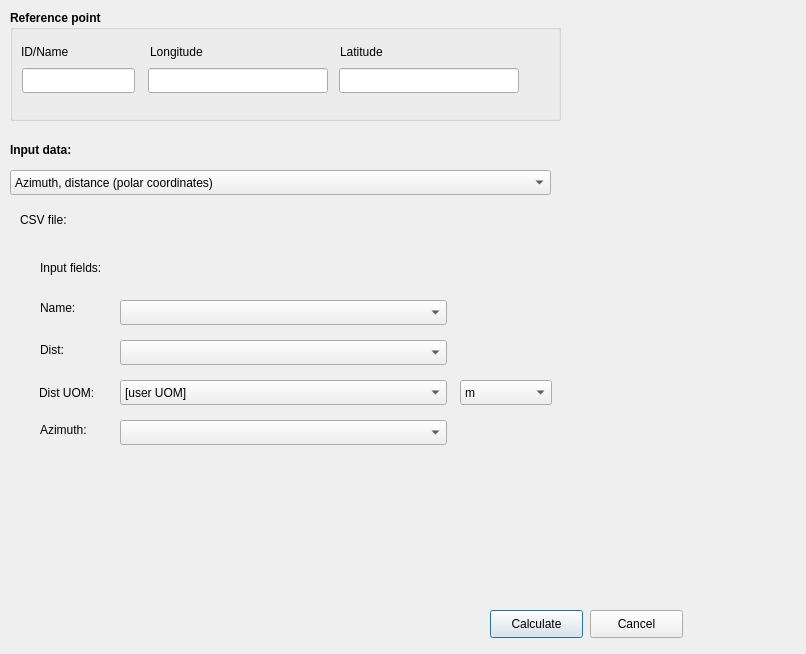
<?xml version="1.0" encoding="UTF-8"?>
<ui version="4.0">
 <class>AviationLonLatCalculatorDialogBase</class>
 <widget class="QDialog" name="AviationLonLatCalculatorDialogBase">
  <property name="geometry">
   <rect>
    <x>0</x>
    <y>0</y>
    <width>806</width>
    <height>654</height>
   </rect>
  </property>
  <property name="windowTitle">
   <string>AviationLonLatCalculator</string>
  </property>
  <widget class="QGroupBox" name="groupBox">
   <property name="geometry">
    <rect>
     <x>10</x>
     <y>10</y>
     <width>551</width>
     <height>111</height>
    </rect>
   </property>
   <property name="font">
    <font>
     <weight>75</weight>
     <bold>true</bold>
    </font>
   </property>
   <property name="title">
    <string>Reference point</string>
   </property>
   <widget class="QLineEdit" name="lineEditReferenceID">
    <property name="geometry">
     <rect>
      <x>12</x>
      <y>58</y>
      <width>113</width>
      <height>25</height>
     </rect>
    </property>
    <property name="font">
     <font>
      <weight>50</weight>
      <bold>false</bold>
     </font>
    </property>
   </widget>
   <widget class="QLineEdit" name="lineEditReferenceLongitude">
    <property name="geometry">
     <rect>
      <x>138</x>
      <y>58</y>
      <width>180</width>
      <height>25</height>
     </rect>
    </property>
    <property name="font">
     <font>
      <weight>50</weight>
      <bold>false</bold>
     </font>
    </property>
   </widget>
   <widget class="QLabel" name="labelRefID">
    <property name="geometry">
     <rect>
      <x>11</x>
      <y>32</y>
      <width>68</width>
      <height>19</height>
     </rect>
    </property>
    <property name="font">
     <font>
      <weight>50</weight>
      <bold>false</bold>
     </font>
    </property>
    <property name="text">
     <string>ID/Name</string>
    </property>
   </widget>
   <widget class="QLabel" name="labelRefLon">
    <property name="geometry">
     <rect>
      <x>140</x>
      <y>32</y>
      <width>87</width>
      <height>19</height>
     </rect>
    </property>
    <property name="font">
     <font>
      <weight>50</weight>
      <bold>false</bold>
     </font>
    </property>
    <property name="text">
     <string>Longitude</string>
    </property>
   </widget>
   <widget class="QLineEdit" name="lineEditReferenceLatitude">
    <property name="geometry">
     <rect>
      <x>329</x>
      <y>58</y>
      <width>180</width>
      <height>25</height>
     </rect>
    </property>
    <property name="font">
     <font>
      <weight>50</weight>
      <bold>false</bold>
     </font>
    </property>
   </widget>
   <widget class="QLabel" name="labelRefLat">
    <property name="geometry">
     <rect>
      <x>330</x>
      <y>32</y>
      <width>68</width>
      <height>19</height>
     </rect>
    </property>
    <property name="font">
     <font>
      <weight>50</weight>
      <bold>false</bold>
     </font>
    </property>
    <property name="text">
     <string>Latitude</string>
    </property>
   </widget>
  </widget>
  <widget class="QLabel" name="labelInputData">
   <property name="geometry">
    <rect>
     <x>10</x>
     <y>140</y>
     <width>129</width>
     <height>19</height>
    </rect>
   </property>
   <property name="font">
    <font>
     <weight>75</weight>
     <bold>true</bold>
    </font>
   </property>
   <property name="text">
    <string>Input data:</string>
   </property>
  </widget>
  <widget class="QComboBox" name="comboBoxInputDataMode">
   <property name="geometry">
    <rect>
     <x>10</x>
     <y>170</y>
     <width>541</width>
     <height>25</height>
    </rect>
   </property>
   <item>
    <property name="text">
     <string>Azimuth, distance (polar coordinates)</string>
    </property>
   </item>
   <item>
    <property name="text">
     <string>Azimuth, distance, offset</string>
    </property>
   </item>
   <item>
    <property name="text">
     <string>Local Cartesian</string>
    </property>
   </item>
   <item>
    <property name="text">
     <string>CSV - Azimuth, distance</string>
    </property>
   </item>
   <item>
    <property name="text">
     <string>CSV - Azimuth, distance, offset</string>
    </property>
   </item>
   <item>
    <property name="text">
     <string>CSV - Local Cartesian</string>
    </property>
   </item>
  </widget>
  <widget class="QStackedWidget" name="stackedWidgetInputData">
   <property name="geometry">
    <rect>
     <x>20</x>
     <y>240</y>
     <width>691</width>
     <height>341</height>
    </rect>
   </property>
   <property name="currentIndex">
    <number>3</number>
   </property>
   <widget class="QWidget" name="page">
    <widget class="QLineEdit" name="lineEditPolarPointCalculatedPointID">
     <property name="geometry">
      <rect>
       <x>135</x>
       <y>21</y>
       <width>113</width>
       <height>25</height>
      </rect>
     </property>
    </widget>
    <widget class="QLineEdit" name="lineEditPolarPointDistanceValue">
     <property name="geometry">
      <rect>
       <x>136</x>
       <y>54</y>
       <width>113</width>
       <height>25</height>
      </rect>
     </property>
    </widget>
    <widget class="QLineEdit" name="lineEditPolarPointAzimuth">
     <property name="geometry">
      <rect>
       <x>136</x>
       <y>89</y>
       <width>113</width>
       <height>25</height>
      </rect>
     </property>
    </widget>
    <widget class="QLabel" name="label">
     <property name="geometry">
      <rect>
       <x>21</x>
       <y>27</y>
       <width>68</width>
       <height>19</height>
      </rect>
     </property>
     <property name="text">
      <string>Calc. ID</string>
     </property>
    </widget>
    <widget class="QLabel" name="label_2">
     <property name="geometry">
      <rect>
       <x>21</x>
       <y>59</y>
       <width>68</width>
       <height>19</height>
      </rect>
     </property>
     <property name="text">
      <string>Distance</string>
     </property>
    </widget>
    <widget class="QLabel" name="label_3">
     <property name="geometry">
      <rect>
       <x>22</x>
       <y>91</y>
       <width>68</width>
       <height>19</height>
      </rect>
     </property>
     <property name="text">
      <string>Azimuth</string>
     </property>
    </widget>
    <widget class="QComboBox" name="comboBoxPolarPointDistanceUOM">
     <property name="geometry">
      <rect>
       <x>263</x>
       <y>56</y>
       <width>92</width>
       <height>25</height>
      </rect>
     </property>
     <item>
      <property name="text">
       <string>m</string>
      </property>
     </item>
     <item>
      <property name="text">
       <string>km</string>
      </property>
     </item>
     <item>
      <property name="text">
       <string>NM</string>
      </property>
     </item>
     <item>
      <property name="text">
       <string>feet</string>
      </property>
     </item>
     <item>
      <property name="text">
       <string>SM</string>
      </property>
     </item>
    </widget>
   </widget>
   <widget class="QWidget" name="page_2">
    <widget class="QLabel" name="label_4">
     <property name="geometry">
      <rect>
       <x>24</x>
       <y>50</y>
       <width>68</width>
       <height>19</height>
      </rect>
     </property>
     <property name="text">
      <string>Distance</string>
     </property>
    </widget>
    <widget class="QLineEdit" name="lineEditAdoPointDistanceValue">
     <property name="geometry">
      <rect>
       <x>139</x>
       <y>45</y>
       <width>113</width>
       <height>25</height>
      </rect>
     </property>
    </widget>
    <widget class="QLabel" name="label_5">
     <property name="geometry">
      <rect>
       <x>25</x>
       <y>82</y>
       <width>68</width>
       <height>19</height>
      </rect>
     </property>
     <property name="text">
      <string>Azimuth</string>
     </property>
    </widget>
    <widget class="QLineEdit" name="lineEditAdoPointAzimuth">
     <property name="geometry">
      <rect>
       <x>139</x>
       <y>80</y>
       <width>113</width>
       <height>25</height>
      </rect>
     </property>
    </widget>
    <widget class="QLabel" name="label_6">
     <property name="geometry">
      <rect>
       <x>24</x>
       <y>18</y>
       <width>68</width>
       <height>19</height>
      </rect>
     </property>
     <property name="text">
      <string>Calc. ID</string>
     </property>
    </widget>
    <widget class="QComboBox" name="comboBoxAdoPointDistanceUOM">
     <property name="geometry">
      <rect>
       <x>266</x>
       <y>47</y>
       <width>92</width>
       <height>25</height>
      </rect>
     </property>
     <item>
      <property name="text">
       <string>m</string>
      </property>
     </item>
     <item>
      <property name="text">
       <string>km</string>
      </property>
     </item>
     <item>
      <property name="text">
       <string>NM</string>
      </property>
     </item>
     <item>
      <property name="text">
       <string>feet</string>
      </property>
     </item>
     <item>
      <property name="text">
       <string>SM</string>
      </property>
     </item>
    </widget>
    <widget class="QLineEdit" name="lineEditAdoPointCalculatedPointID">
     <property name="geometry">
      <rect>
       <x>138</x>
       <y>12</y>
       <width>113</width>
       <height>25</height>
      </rect>
     </property>
    </widget>
    <widget class="QLabel" name="label_7">
     <property name="geometry">
      <rect>
       <x>22</x>
       <y>121</y>
       <width>99</width>
       <height>19</height>
      </rect>
     </property>
     <property name="text">
      <string>Offsed side</string>
     </property>
    </widget>
    <widget class="QComboBox" name="comboBoxAdoPointOffsetSide">
     <property name="geometry">
      <rect>
       <x>140</x>
       <y>120</y>
       <width>116</width>
       <height>25</height>
      </rect>
     </property>
     <item>
      <property name="text">
       <string>LEFT</string>
      </property>
     </item>
     <item>
      <property name="text">
       <string>RIGHT</string>
      </property>
     </item>
    </widget>
    <widget class="QLineEdit" name="lineEditAdoPointOffsetDistanceValue">
     <property name="geometry">
      <rect>
       <x>138</x>
       <y>160</y>
       <width>113</width>
       <height>25</height>
      </rect>
     </property>
    </widget>
    <widget class="QComboBox" name="comboBoxAdoPointOffsetDistanceUOM">
     <property name="geometry">
      <rect>
       <x>265</x>
       <y>162</y>
       <width>92</width>
       <height>25</height>
      </rect>
     </property>
     <item>
      <property name="text">
       <string>m</string>
      </property>
     </item>
     <item>
      <property name="text">
       <string>km</string>
      </property>
     </item>
     <item>
      <property name="text">
       <string>NM</string>
      </property>
     </item>
     <item>
      <property name="text">
       <string>feet</string>
      </property>
     </item>
     <item>
      <property name="text">
       <string>SM</string>
      </property>
     </item>
    </widget>
    <widget class="QLabel" name="label_8">
     <property name="geometry">
      <rect>
       <x>23</x>
       <y>165</y>
       <width>102</width>
       <height>19</height>
      </rect>
     </property>
     <property name="text">
      <string>Offset distance</string>
     </property>
    </widget>
   </widget>
   <widget class="QWidget" name="page_3">
    <widget class="QGroupBox" name="groupBox_2">
     <property name="geometry">
      <rect>
       <x>11</x>
       <y>16</y>
       <width>531</width>
       <height>101</height>
      </rect>
     </property>
     <property name="title">
      <string>Axes definition</string>
     </property>
     <widget class="QLabel" name="label_9">
      <property name="geometry">
       <rect>
        <x>20</x>
        <y>30</y>
        <width>191</width>
        <height>21</height>
       </rect>
      </property>
      <property name="text">
       <string>X axis azimuth/bearing</string>
      </property>
     </widget>
     <widget class="QLineEdit" name="lineEditCartersianPointXAxisBearing">
      <property name="geometry">
       <rect>
        <x>200</x>
        <y>30</y>
        <width>113</width>
        <height>27</height>
       </rect>
      </property>
     </widget>
     <widget class="QLabel" name="label_10">
      <property name="geometry">
       <rect>
        <x>20</x>
        <y>60</y>
        <width>161</width>
        <height>21</height>
       </rect>
      </property>
      <property name="text">
       <string>Y axis orientation</string>
      </property>
     </widget>
     <widget class="QComboBox" name="comboBoxCartesianPointYAxisOrientation">
      <property name="geometry">
       <rect>
        <x>200</x>
        <y>60</y>
        <width>92</width>
        <height>27</height>
       </rect>
      </property>
      <item>
       <property name="text">
        <string>LEFT</string>
       </property>
      </item>
      <item>
       <property name="text">
        <string>RIGHT</string>
       </property>
      </item>
     </widget>
    </widget>
    <widget class="QGroupBox" name="gbSecondPoint">
     <property name="geometry">
      <rect>
       <x>9</x>
       <y>130</y>
       <width>551</width>
       <height>146</height>
      </rect>
     </property>
     <property name="title">
      <string>End point</string>
     </property>
     <property name="flat">
      <bool>true</bool>
     </property>
     <widget class="QLabel" name="lbEpX">
      <property name="geometry">
       <rect>
        <x>40</x>
        <y>70</y>
        <width>51</width>
        <height>21</height>
       </rect>
      </property>
      <property name="text">
       <string>X</string>
      </property>
     </widget>
     <widget class="QLineEdit" name="lineEditCartesianPointAxisXValue">
      <property name="geometry">
       <rect>
        <x>120</x>
        <y>70</y>
        <width>151</width>
        <height>27</height>
       </rect>
      </property>
     </widget>
     <widget class="QComboBox" name="comboBoxCartesianPointAxisXUOM">
      <property name="geometry">
       <rect>
        <x>280</x>
        <y>70</y>
        <width>92</width>
        <height>27</height>
       </rect>
      </property>
      <item>
       <property name="text">
        <string>m</string>
       </property>
      </item>
      <item>
       <property name="text">
        <string>KM</string>
       </property>
      </item>
      <item>
       <property name="text">
        <string>NM</string>
       </property>
      </item>
      <item>
       <property name="text">
        <string>feet</string>
       </property>
      </item>
      <item>
       <property name="text">
        <string>SM</string>
       </property>
      </item>
     </widget>
     <widget class="QLabel" name="lbEpY">
      <property name="geometry">
       <rect>
        <x>40</x>
        <y>100</y>
        <width>51</width>
        <height>21</height>
       </rect>
      </property>
      <property name="text">
       <string>Y</string>
      </property>
     </widget>
     <widget class="QLineEdit" name="lineEditCartesianPointAxisYValue">
      <property name="geometry">
       <rect>
        <x>120</x>
        <y>100</y>
        <width>151</width>
        <height>27</height>
       </rect>
      </property>
     </widget>
     <widget class="QComboBox" name="comboBoxCartesianPointAxisYUOM">
      <property name="geometry">
       <rect>
        <x>280</x>
        <y>100</y>
        <width>92</width>
        <height>27</height>
       </rect>
      </property>
      <item>
       <property name="text">
        <string>m</string>
       </property>
      </item>
      <item>
       <property name="text">
        <string>KM</string>
       </property>
      </item>
      <item>
       <property name="text">
        <string>NM</string>
       </property>
      </item>
      <item>
       <property name="text">
        <string>feet</string>
       </property>
      </item>
      <item>
       <property name="text">
        <string>SM</string>
       </property>
      </item>
     </widget>
     <widget class="QLineEdit" name="lineEditCartesianPointCalculatedPointID">
      <property name="geometry">
       <rect>
        <x>120</x>
        <y>30</y>
        <width>151</width>
        <height>27</height>
       </rect>
      </property>
     </widget>
     <widget class="QLabel" name="label_11">
      <property name="geometry">
       <rect>
        <x>30</x>
        <y>30</y>
        <width>71</width>
        <height>21</height>
       </rect>
      </property>
      <property name="text">
       <string>Calc. ID</string>
      </property>
     </widget>
    </widget>
   </widget>
   <widget class="QWidget" name="page_4">
    <widget class="QLabel" name="label_12">
     <property name="geometry">
      <rect>
       <x>20</x>
       <y>20</y>
       <width>251</width>
       <height>16</height>
      </rect>
     </property>
     <property name="text">
      <string>Input fields:</string>
     </property>
    </widget>
    <widget class="QComboBox" name="comboBoxPolarCSVFieldDistanceValue">
     <property name="geometry">
      <rect>
       <x>100</x>
       <y>100</y>
       <width>327</width>
       <height>25</height>
      </rect>
     </property>
    </widget>
    <widget class="QComboBox" name="comboBoxPolarCSVFieldDistanceUOM">
     <property name="geometry">
      <rect>
       <x>100</x>
       <y>140</y>
       <width>327</width>
       <height>25</height>
      </rect>
     </property>
     <item>
      <property name="text">
       <string>[user UOM]</string>
      </property>
     </item>
    </widget>
    <widget class="QComboBox" name="comboBoxPolarCSVFieldCalculatedPointID">
     <property name="geometry">
      <rect>
       <x>100</x>
       <y>60</y>
       <width>327</width>
       <height>25</height>
      </rect>
     </property>
    </widget>
    <widget class="QLabel" name="label_15">
     <property name="geometry">
      <rect>
       <x>20</x>
       <y>180</y>
       <width>68</width>
       <height>19</height>
      </rect>
     </property>
     <property name="text">
      <string>Azimuth:</string>
     </property>
    </widget>
    <widget class="QLabel" name="label_16">
     <property name="geometry">
      <rect>
       <x>20</x>
       <y>58</y>
       <width>68</width>
       <height>19</height>
      </rect>
     </property>
     <property name="text">
      <string>Name:</string>
     </property>
    </widget>
    <widget class="QLabel" name="label_17">
     <property name="geometry">
      <rect>
       <x>20</x>
       <y>100</y>
       <width>68</width>
       <height>19</height>
      </rect>
     </property>
     <property name="text">
      <string>Dist:</string>
     </property>
    </widget>
    <widget class="QComboBox" name="comboBoxPolarCSVFieldAzimuth">
     <property name="geometry">
      <rect>
       <x>100</x>
       <y>180</y>
       <width>327</width>
       <height>25</height>
      </rect>
     </property>
    </widget>
    <widget class="QLabel" name="label_18">
     <property name="geometry">
      <rect>
       <x>19</x>
       <y>143</y>
       <width>90</width>
       <height>19</height>
      </rect>
     </property>
     <property name="text">
      <string>Dist UOM:</string>
     </property>
    </widget>
    <widget class="QComboBox" name="comboBoxPolarCSVUserDistanceUOM">
     <property name="geometry">
      <rect>
       <x>440</x>
       <y>140</y>
       <width>92</width>
       <height>25</height>
      </rect>
     </property>
     <item>
      <property name="text">
       <string>m</string>
      </property>
     </item>
     <item>
      <property name="text">
       <string>km</string>
      </property>
     </item>
     <item>
      <property name="text">
       <string>NM</string>
      </property>
     </item>
     <item>
      <property name="text">
       <string>feet</string>
      </property>
     </item>
     <item>
      <property name="text">
       <string>SM</string>
      </property>
     </item>
    </widget>
   </widget>
   <widget class="QWidget" name="page_5">
    <widget class="QComboBox" name="comboBoxAdoCSVFieldAzimuth">
     <property name="geometry">
      <rect>
       <x>150</x>
       <y>190</y>
       <width>327</width>
       <height>25</height>
      </rect>
     </property>
    </widget>
    <widget class="QLabel" name="label_13">
     <property name="geometry">
      <rect>
       <x>30</x>
       <y>32</y>
       <width>251</width>
       <height>16</height>
      </rect>
     </property>
     <property name="text">
      <string>Input fields:</string>
     </property>
    </widget>
    <widget class="QComboBox" name="comboBoxAdoCSVFieldDistanceUOM">
     <property name="geometry">
      <rect>
       <x>150</x>
       <y>150</y>
       <width>327</width>
       <height>25</height>
      </rect>
     </property>
     <item>
      <property name="text">
       <string>[user UOM]</string>
      </property>
     </item>
    </widget>
    <widget class="QComboBox" name="comboBoxAdoUserDistanceUOM">
     <property name="geometry">
      <rect>
       <x>490</x>
       <y>150</y>
       <width>92</width>
       <height>25</height>
      </rect>
     </property>
     <item>
      <property name="text">
       <string>m</string>
      </property>
     </item>
     <item>
      <property name="text">
       <string>km</string>
      </property>
     </item>
     <item>
      <property name="text">
       <string>NM</string>
      </property>
     </item>
     <item>
      <property name="text">
       <string>feet</string>
      </property>
     </item>
     <item>
      <property name="text">
       <string>SM</string>
      </property>
     </item>
    </widget>
    <widget class="QComboBox" name="comboBoxAdoCSVFieldCalculatedPointID">
     <property name="geometry">
      <rect>
       <x>150</x>
       <y>70</y>
       <width>327</width>
       <height>25</height>
      </rect>
     </property>
    </widget>
    <widget class="QLabel" name="label_19">
     <property name="geometry">
      <rect>
       <x>30</x>
       <y>112</y>
       <width>68</width>
       <height>19</height>
      </rect>
     </property>
     <property name="text">
      <string>Dist:</string>
     </property>
    </widget>
    <widget class="QLabel" name="label_20">
     <property name="geometry">
      <rect>
       <x>30</x>
       <y>192</y>
       <width>68</width>
       <height>19</height>
      </rect>
     </property>
     <property name="text">
      <string>Azimuth:</string>
     </property>
    </widget>
    <widget class="QComboBox" name="comboBoxAdoCSVFieldDistanceValue">
     <property name="geometry">
      <rect>
       <x>150</x>
       <y>110</y>
       <width>327</width>
       <height>25</height>
      </rect>
     </property>
    </widget>
    <widget class="QLabel" name="label_21">
     <property name="geometry">
      <rect>
       <x>29</x>
       <y>155</y>
       <width>90</width>
       <height>19</height>
      </rect>
     </property>
     <property name="text">
      <string>Dist UOM:</string>
     </property>
    </widget>
    <widget class="QLabel" name="label_22">
     <property name="geometry">
      <rect>
       <x>30</x>
       <y>70</y>
       <width>91</width>
       <height>19</height>
      </rect>
     </property>
     <property name="text">
      <string>Calc ID/Name:</string>
     </property>
    </widget>
    <widget class="QLabel" name="label_23">
     <property name="geometry">
      <rect>
       <x>30</x>
       <y>230</y>
       <width>68</width>
       <height>19</height>
      </rect>
     </property>
     <property name="text">
      <string>Offset side:</string>
     </property>
    </widget>
    <widget class="QComboBox" name="comboBoxAdoCSVFieldOffsetSide">
     <property name="geometry">
      <rect>
       <x>150</x>
       <y>228</y>
       <width>327</width>
       <height>25</height>
      </rect>
     </property>
    </widget>
    <widget class="QLabel" name="label_24">
     <property name="geometry">
      <rect>
       <x>30</x>
       <y>270</y>
       <width>91</width>
       <height>19</height>
      </rect>
     </property>
     <property name="text">
      <string>Offset distance:</string>
     </property>
    </widget>
    <widget class="QComboBox" name="comboBoxAdoCSVFieldOffsetDistanceValue">
     <property name="geometry">
      <rect>
       <x>150</x>
       <y>268</y>
       <width>327</width>
       <height>25</height>
      </rect>
     </property>
    </widget>
    <widget class="QLabel" name="label_25">
     <property name="geometry">
      <rect>
       <x>29</x>
       <y>313</y>
       <width>90</width>
       <height>19</height>
      </rect>
     </property>
     <property name="text">
      <string>Offset dist UOM:</string>
     </property>
    </widget>
    <widget class="QComboBox" name="comboBoxAdoCSVFieldOffsetDistanceUOM">
     <property name="geometry">
      <rect>
       <x>150</x>
       <y>308</y>
       <width>327</width>
       <height>25</height>
      </rect>
     </property>
     <item>
      <property name="text">
       <string>[user UOM]</string>
      </property>
     </item>
    </widget>
    <widget class="QComboBox" name="comboBoxAdoUserOffsetDistanceUOM">
     <property name="geometry">
      <rect>
       <x>490</x>
       <y>308</y>
       <width>92</width>
       <height>25</height>
      </rect>
     </property>
     <item>
      <property name="text">
       <string>m</string>
      </property>
     </item>
     <item>
      <property name="text">
       <string>km</string>
      </property>
     </item>
     <item>
      <property name="text">
       <string>NM</string>
      </property>
     </item>
     <item>
      <property name="text">
       <string>feet</string>
      </property>
     </item>
     <item>
      <property name="text">
       <string>SM</string>
      </property>
     </item>
    </widget>
   </widget>
   <widget class="QWidget" name="page_6">
    <widget class="QGroupBox" name="groupBox_3">
     <property name="geometry">
      <rect>
       <x>20</x>
       <y>30</y>
       <width>531</width>
       <height>101</height>
      </rect>
     </property>
     <property name="title">
      <string>Axes definition</string>
     </property>
     <widget class="QLabel" name="label_14">
      <property name="geometry">
       <rect>
        <x>20</x>
        <y>30</y>
        <width>191</width>
        <height>21</height>
       </rect>
      </property>
      <property name="text">
       <string>X axis azimuth/bearing</string>
      </property>
     </widget>
     <widget class="QLineEdit" name="lineEditCartesianCSVAxisXBearing">
      <property name="geometry">
       <rect>
        <x>200</x>
        <y>30</y>
        <width>113</width>
        <height>27</height>
       </rect>
      </property>
     </widget>
     <widget class="QLabel" name="label_26">
      <property name="geometry">
       <rect>
        <x>20</x>
        <y>60</y>
        <width>161</width>
        <height>21</height>
       </rect>
      </property>
      <property name="text">
       <string>Y axis orientation</string>
      </property>
     </widget>
     <widget class="QComboBox" name="comboBoxCartesianCSVAxisYOrientation">
      <property name="geometry">
       <rect>
        <x>200</x>
        <y>60</y>
        <width>92</width>
        <height>27</height>
       </rect>
      </property>
      <item>
       <property name="text">
        <string>LEFT</string>
       </property>
      </item>
      <item>
       <property name="text">
        <string>RIGHT</string>
       </property>
      </item>
     </widget>
    </widget>
    <widget class="QComboBox" name="comboBoxCartesianCSVFieldCalculatedPointID">
     <property name="geometry">
      <rect>
       <x>150</x>
       <y>148</y>
       <width>327</width>
       <height>25</height>
      </rect>
     </property>
    </widget>
    <widget class="QLabel" name="label_27">
     <property name="geometry">
      <rect>
       <x>30</x>
       <y>148</y>
       <width>91</width>
       <height>19</height>
      </rect>
     </property>
     <property name="text">
      <string>Calc ID/Name:</string>
     </property>
    </widget>
    <widget class="QComboBox" name="comboBoxCartesianCSVFieldAxisXValue">
     <property name="geometry">
      <rect>
       <x>150</x>
       <y>188</y>
       <width>327</width>
       <height>25</height>
      </rect>
     </property>
    </widget>
    <widget class="QLabel" name="label_28">
     <property name="geometry">
      <rect>
       <x>30</x>
       <y>190</y>
       <width>68</width>
       <height>19</height>
      </rect>
     </property>
     <property name="text">
      <string>X</string>
     </property>
    </widget>
    <widget class="QComboBox" name="comboBoxCartesianCSVAxisXUOM">
     <property name="geometry">
      <rect>
       <x>490</x>
       <y>188</y>
       <width>92</width>
       <height>25</height>
      </rect>
     </property>
     <item>
      <property name="text">
       <string>m</string>
      </property>
     </item>
     <item>
      <property name="text">
       <string>KM</string>
      </property>
     </item>
     <item>
      <property name="text">
       <string>NM</string>
      </property>
     </item>
     <item>
      <property name="text">
       <string>feet</string>
      </property>
     </item>
     <item>
      <property name="text">
       <string>SM</string>
      </property>
     </item>
    </widget>
    <widget class="QLabel" name="label_29">
     <property name="geometry">
      <rect>
       <x>30</x>
       <y>240</y>
       <width>68</width>
       <height>19</height>
      </rect>
     </property>
     <property name="text">
      <string>X</string>
     </property>
    </widget>
    <widget class="QComboBox" name="comboBoxCartesianCSVFieldAxisYValue">
     <property name="geometry">
      <rect>
       <x>150</x>
       <y>238</y>
       <width>327</width>
       <height>25</height>
      </rect>
     </property>
    </widget>
    <widget class="QComboBox" name="comboBoxCartesianCSVAxisYUOM">
     <property name="geometry">
      <rect>
       <x>490</x>
       <y>238</y>
       <width>92</width>
       <height>25</height>
      </rect>
     </property>
     <item>
      <property name="text">
       <string>m</string>
      </property>
     </item>
     <item>
      <property name="text">
       <string>KM</string>
      </property>
     </item>
     <item>
      <property name="text">
       <string>NM</string>
      </property>
     </item>
     <item>
      <property name="text">
       <string>feet</string>
      </property>
     </item>
     <item>
      <property name="text">
       <string>SM</string>
      </property>
     </item>
    </widget>
   </widget>
  </widget>
  <widget class="QPushButton" name="pushButtonCalculate">
   <property name="geometry">
    <rect>
     <x>490</x>
     <y>610</y>
     <width>93</width>
     <height>28</height>
    </rect>
   </property>
   <property name="text">
    <string>Calculate</string>
   </property>
  </widget>
  <widget class="QPushButton" name="pushButtonCancel">
   <property name="geometry">
    <rect>
     <x>590</x>
     <y>610</y>
     <width>93</width>
     <height>28</height>
    </rect>
   </property>
   <property name="text">
    <string>Cancel</string>
   </property>
  </widget>
  <widget class="QgsFileWidget" name="mQgsFileWidgetInputCSV">
   <property name="enabled">
    <bool>true</bool>
   </property>
   <property name="geometry">
    <rect>
     <x>100</x>
     <y>210</y>
     <width>611</width>
     <height>27</height>
    </rect>
   </property>
  </widget>
  <widget class="QLabel" name="labelInputCSV">
   <property name="enabled">
    <bool>true</bool>
   </property>
   <property name="geometry">
    <rect>
     <x>20</x>
     <y>210</y>
     <width>68</width>
     <height>19</height>
    </rect>
   </property>
   <property name="text">
    <string>CSV file:</string>
   </property>
  </widget>
 </widget>
 <customwidgets>
  <customwidget>
   <class>QgsFileWidget</class>
   <extends>QWidget</extends>
   <header>qgsfilewidget.h</header>
  </customwidget>
 </customwidgets>
 <resources/>
 <connections/>
</ui>
